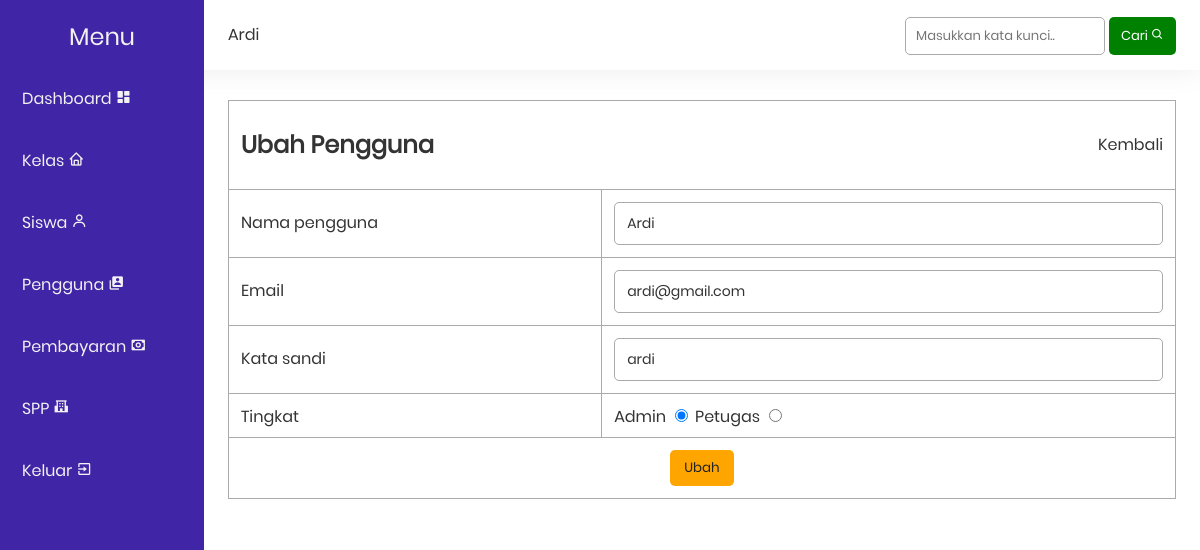
The app's page /public/user/update.php?i=19 (signed in) with its own data.
### tables this page shows
CREATE TABLE `pengguna` (
  `id` int(11) NOT NULL,
  `nama` varchar(35) NOT NULL,
  `email` varchar(25) NOT NULL,
  `kata_sandi` varchar(50) NOT NULL,
  `tingkat` enum('admin','petugas','siswa') NOT NULL
);

### functions.php (called while the page is built, shortened)
<?php
$conn = mysqli_connect("localhost", "root", "", "db_spp_88");
function query($query)
{
    global $conn;
    $result = mysqli_query($conn, $query);
    $rows = [];
    while ($row = mysqli_fetch_assoc($result)) {
        $rows[] = $row;
    }
    return $rows;
}

### public/user/update.php (the view, shortened to what this page needs)
<?php
include_once('../layout/navbar.php');
include_once('../layout/sidebar.php');
$id = $_GET['i'] == '' ? header('Location: index.php') : $_GET['i'];
$pengguna = query("SELECT * FROM pengguna WHERE id = $id")[0];
?>
<form action="" method="POST">
    <table class="table">
        <tr>
            <td colspan="2">
                <span id="action">
                    <h2>Ubah Pengguna</h2>
                    <a href="index.php" class="href">Kembali</a>
                </span>
            </td>
        </tr>
        <tr>
            <td><label for="nama">Nama pengguna</label></td>
            <td><input type="text" name="nama" class="input-form" id="nama" placeholder="Masukkan nama pengguna!" value="<?= $pengguna['nama'] ?>" autocomplete="off" autofocus required></td>
        </tr>
        <tr>
            <td><label for="email">Email</label></td>
            <td><input type="email" name="email" class="input-form" id="email" placeholder="Masukkan email!" value="<?= $pengguna['email'] ?>" autocomplete="off" required></td>
        </tr>
        <tr>
            <td><label for="kata_sandi">Kata sandi</label></td>
            <td><input type="text" name="kata_sandi" class="input-form" id="kata_sandi" placeholder="Masukkan kata sandi!" value="<?= $pengguna['kata_sandi'] ?>" autocomplete="off" min="3" required></td>
        </tr>
        <tr>
            <td><label for="tingkat">Tingkat</label></td>
            <td>
                <label for="admin">Admin</label>
                <input type="radio" name="tingkat" id="admin" value="admin" <?= $pengguna['tingkat'] == 'admin' ? 'checked' : '' ?>>
                <label for="petugas">Petugas</label>
                <input type="radio" name="tingkat" id="petugas" value="petugas" <?= $pengguna['tingkat'] == 'petugas' ? 'checked' : '' ?>>
            </td>
        </tr>
        <tr>
            <td colspan="2" class="center"><button type="submit" name="update" class="button yellow">Ubah</button></td>
        </tr>
    </table>
</form>
<?php include_once('../layout/footer.php'); ?>

### style.css (style rules this page uses)
html, body, div, span, applet, object, iframe, blockquote, pre, abbr, acronym, address, big, cite, code, del, dfn, em, img, ins, kbd, q, s, samp, small, strike, strong, sub, sup, tt, var, b, u, i, a, p, center, dl, dt, dd, ol, ul, li, fieldset, form, label, legend, table, caption, tbody, tfoot, thead, tr, td, article, aside, canvas, details, embed, figure, figcaption, footer, header, hgroup, menu, nav, output, ruby, section, summary, time, mark, audio, video { margin: 0; padding: 0; border: 0; font-size: 100%; font: inherit; vertical-align: baseline; font-family: "Poppins", Arial, Helvetica, sans-serif; }
body { line-height: 1; }
html { scroll-behavior: smooth; }
a { text-decoration: none; }
h1, h2, h3, h4, h5, h6, p, td, th, a, label { color: #333; }
.table { border-collapse: collapse; border-spacing: 10px; width: 100%; }
.table td, .table th { border: 1px solid#aaa; padding: 12px; }
.center { text-align: center; }
.input-form { border-radius: 5px; width: 100%; padding: 10px 12px; box-sizing: border-box; background-color: transparent; border: 1px solid #aaa; font-size: 14px; color: #333; font-family: "Poppins", Arial, Helvetica, sans-serif; }
input[type="checkbox"], input[type="radio"] { cursor: pointer; }
.yellow { color: #222; background-color: orange; }
.button { padding: 8px 14px; border: 0; box-sizing: border-box; cursor: pointer; border-radius: 5px; font-family: "Poppins", Arial, Helvetica, sans-serif; }
#action { display: flex; width: 100%; align-items: center; align-content: center; justify-content: space-between; }

### records on screen
pengguna: nama "Ardi", email "ardi@gmail.com", kata_sandi "ardi", tingkat "☑ Admin", tingkat "☐ Petugas"

### other values on screen
$_SESSION["name"] "Ardi"
